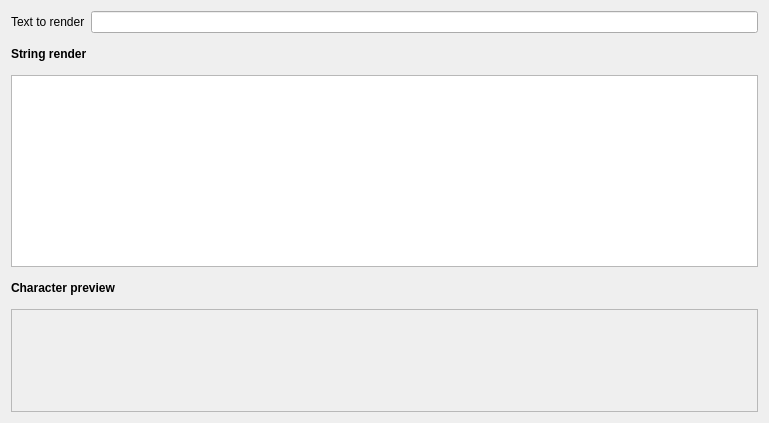
<?xml version="1.0" encoding="UTF-8"?>
<ui version="4.0">
 <class>Dialog</class>
 <widget class="QDialog" name="Dialog">
  <property name="geometry">
   <rect>
    <x>0</x>
    <y>0</y>
    <width>769</width>
    <height>423</height>
   </rect>
  </property>
  <property name="windowTitle">
   <string>Dialog</string>
  </property>
  <layout class="QGridLayout" name="gridLayout">
   <property name="verticalSpacing">
    <number>14</number>
   </property>
   <item row="5" column="0" colspan="2">
    <widget class="QScrollArea" name="scrollArea">
     <property name="widgetResizable">
      <bool>true</bool>
     </property>
     <widget class="QWidget" name="scrollAreaWidgetContents">
      <property name="geometry">
       <rect>
        <x>0</x>
        <y>0</y>
        <width>743</width>
        <height>96</height>
       </rect>
      </property>
     </widget>
    </widget>
   </item>
   <item row="4" column="0" colspan="2">
    <widget class="QLabel" name="label_2">
     <property name="font">
      <font>
       <bold>true</bold>
      </font>
     </property>
     <property name="text">
      <string>Character preview</string>
     </property>
    </widget>
   </item>
   <item row="2" column="0" colspan="2">
    <widget class="QLabel" name="label_3">
     <property name="font">
      <font>
       <bold>true</bold>
      </font>
     </property>
     <property name="text">
      <string>String render</string>
     </property>
    </widget>
   </item>
   <item row="1" column="0">
    <widget class="QLabel" name="label">
     <property name="text">
      <string>Text to render</string>
     </property>
    </widget>
   </item>
   <item row="3" column="0" colspan="2">
    <widget class="QGraphicsView" name="graphicsView"/>
   </item>
   <item row="1" column="1">
    <widget class="QLineEdit" name="lineEdit"/>
   </item>
  </layout>
 </widget>
 <resources/>
 <connections/>
</ui>
